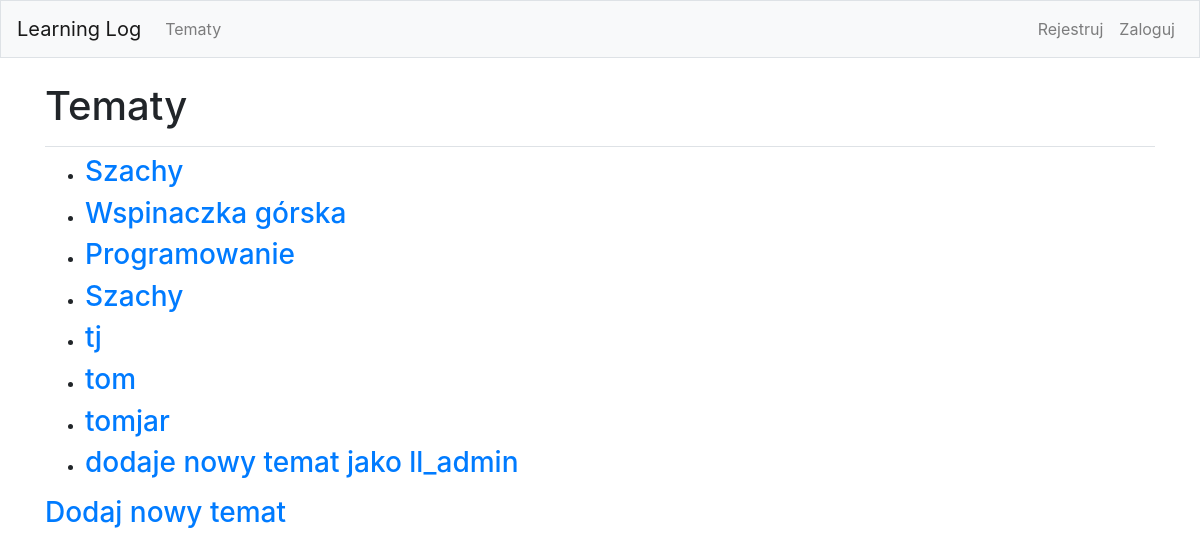
The page /topics/ on the database as committed earlier.
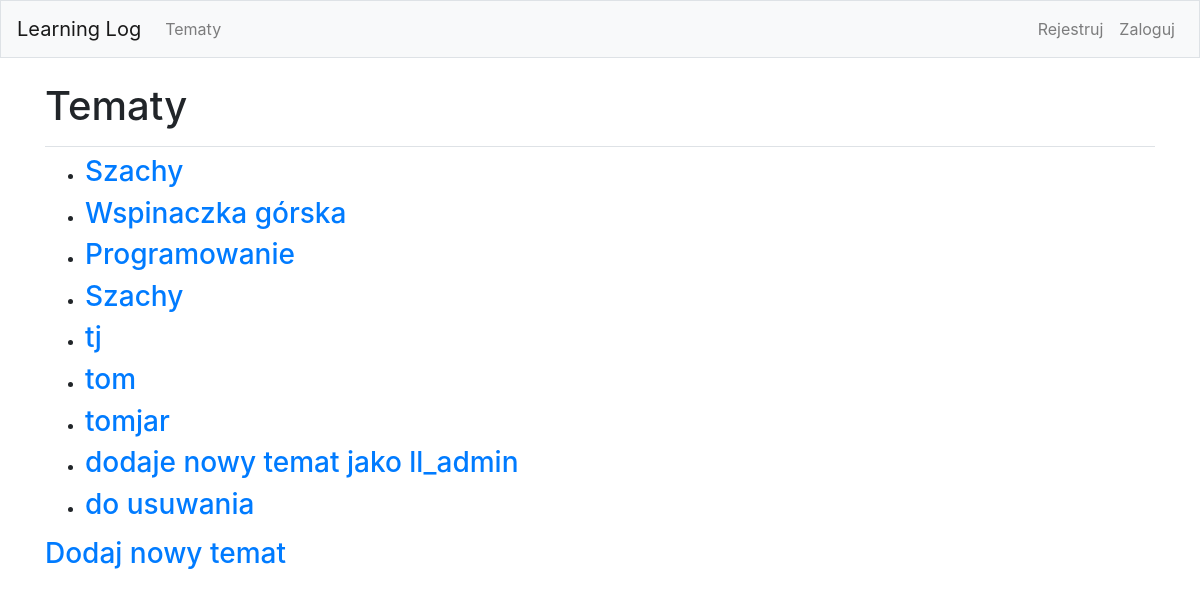
The same page on the database as committed later.
### learning_logs/models.py (models this page shows)
class Topic(models.Model):
    text = models.CharField(max_length=200)
    date_added = models.DateTimeField(auto_now_add=True)
    owner = models.ForeignKey(User, on_delete=models.CASCADE)
    def __str__(self):
        return self.text

### learning_logs/views.py (the view)
# urls.py: path('topics/', views.topics, name = 'topics'),
def topics(request):
    topics = Topic.objects.order_by('date_added')
    context = {'topics' : topics}
    return render(request, 'learning_logs/topics.html', context)

### learning_logs/templates/learning_logs/topics.html
{% extends 'learning_logs/base.html' %}
{% block page_header %}
    <h1> Tematy </h1>
{% endblock page_header %}
{% block content %}
    <ul>
        {% for topic in topics %}
            <li><h3>
                <a href="{% url 'learning_logs:topic' topic.id %}"> {{ topic }}</a>
            </h3></li>
        {% empty %}
            <li><h3> Nie został jeszcze dodany żaden temat.</h3></li>
        {% endfor %}
    </ul>
    <h3><a href =" {% url 'learning_logs:new_topic' %}"> Dodaj nowy temat</h3>
{% endblock content %}

Rows that differ between the two databases and show on the page:
added Topic: text "do usuwania"
